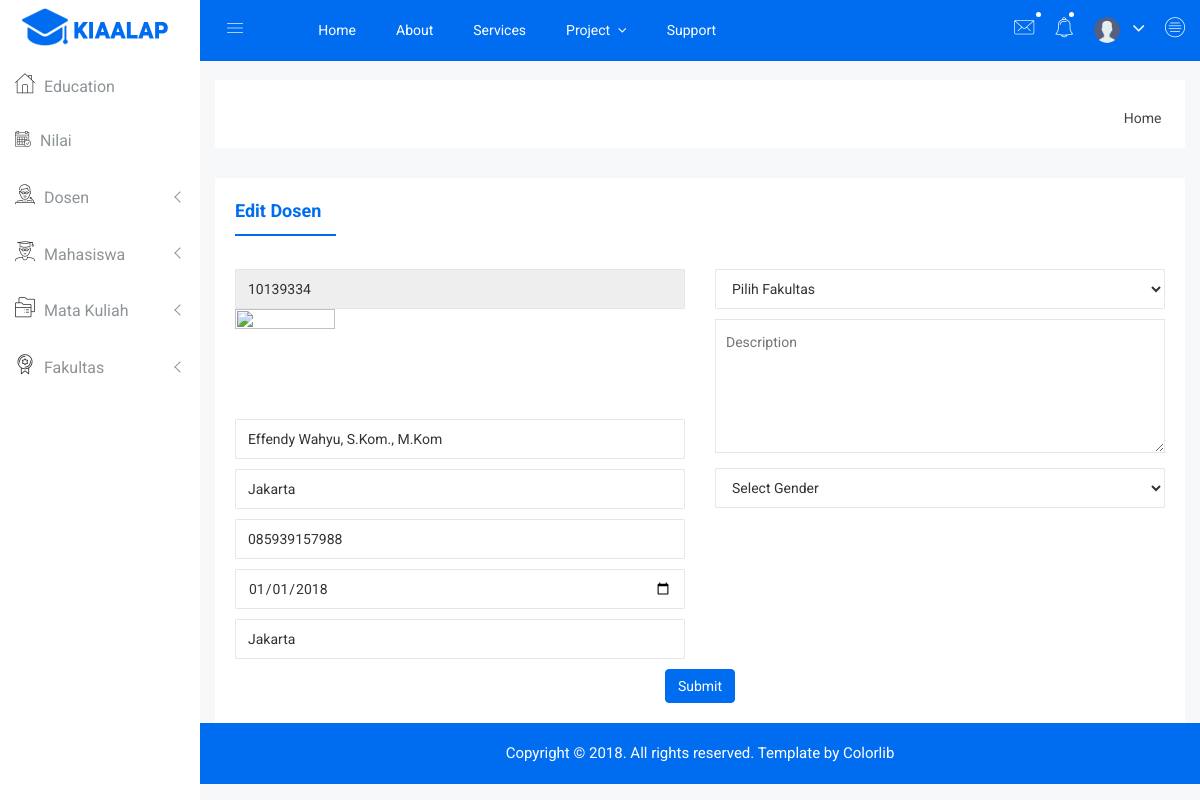
/kiaalap-master/admin.php?p=edit_dosen&id=10139334, run on the app's committed database.
### tables this page shows
CREATE TABLE `dosen` (
  `nid` int(11) NOT NULL,
  `nama_dosen` varchar(35) DEFAULT NULL,
  `alamat_dosen` text,
  `tempat_lahir` text,
  `tgl_lahir` date DEFAULT NULL,
  `kd_fakultas` int(11) DEFAULT NULL,
  `jenkel` varchar(15) DEFAULT NULL,
  `no_hp` varchar(15) DEFAULT NULL,
  `deskripsi` text
);

### kiaalap-master/dashboard/edit-dosen.php (the view, shortened to what this page needs)
<?php
        $host = mysqli_connect("localhost","root","","sistem_akademik");
        $query = mysqli_query($host,"SELECT * FROM dosen");
        $arr = mysqli_fetch_array($query);
?>
<div class="col-lg-12 col-md-12 col-sm-12 col-xs-12">
                        <div class="product-payment-inner-st">
                            <ul id="myTabedu1" class="tab-review-design">
                                <li class="active"><a href="#description">Edit Dosen</a></li>
                            </ul>
                            <div id="myTabContent" class="tab-content custom-product-edit">
                                <div class="product-tab-list tab-pane fade active in" id="description">
                                    <div class="row">
                                        <div class="col-lg-12 col-md-12 col-sm-12 col-xs-12">
                                            <div class="review-content-section">
                                                <div id="dropzone1" class="pro-ad">
                                                    <form method="post" class="dropzone dropzone-custom needsclick add-professors" id="demo1-upload">
                                                        <div class="row">
                                                            <div class="col-lg-6 col-md-6 col-sm-6 col-xs-12">
                                                                <div class="form-group">
                                                                    <input name="nid" type="text" class="form-control" readonly value="<?php echo $arr['nid'] ?>">
                                                                    <td><img width="100" height="100" src="image/<?php echo $mhs["image"]; ?>"></td>
                                                                </div>
                                                                <div class="form-group">
                                                                    <input name="nama_lengkap" type="text" class="form-control" value="<?php echo $arr['nama_dosen'] ?>">
                                                                </div>
                                                                <div class="form-group">
                                                                    <input name="alamat" type="text" class="form-control" value="<?php echo $arr['alamat_dosen']; ?>">
                                                                </div>
                                                                <div class="form-group">
                                                                    <input name="no_hp" type="number" class="form-control" value="<?php echo $arr['no_hp']; ?>">
                                                                </div>
                                                                <div class="form-group">
                                                                    <input name="tgl_lahir" id="finish" type="date" class="form-control" value="<?php echo $arr['tgl_lahir']; ?>">
                                                                </div>
                                                                <div class="form-group">
                                                                    <input name="tempat_lahir" id="postcode" type="text" class="form-control" value="<?php echo $arr['tempat_lahir']; ?>">
                                                                </div>
                                                            </div>
                                                            <div class="col-lg-6 col-md-6 col-sm-6 col-xs-12">
                                                                <div class="form-group">
                                                                   <select name="fakultas" class="form-control">
                                                                       <option value="none" selected="" disabled="">Pilih Fakultas</option>
                                                                   </select>
                                                                </div>
                                                                <div class="form-group res-mg-t-15">
                                                                    <textarea name="deskripsi" placeholder="Description"></textarea>
                                                                </div>
                                                                <div class="form-group">
                                                                    <select name="jenkel" class="form-control">
																		<option value="none" selected="" disabled="">Select Gender</option>
																	</select>
                                                                </div>
                                                            </div>
                                                        </div>
                                                        <div class="row">
                                                            <div class="col-lg-12">
                                                                <div class="payment-adress">
                                                                    <button type="submit" name="simpan" class="btn btn-primary waves-effect waves-light">Submit</button>
                                                                </div>
                                                            </div>
                                                        </div>
                                                    </form>
                                                </div>
                                            </div>
                                        </div>
                                    </div>
                                </div>
                            </div>
                        </div>
                    </div>

### kiaalap-master/css/main.css (style rules this page uses)
html { color: #222; font-size: 1em; line-height: 1.4; }
audio, canvas, iframe, img, svg, video { vertical-align: middle; }
textarea { resize: vertical; }

### data on the page
dosen: nid "10139334", nama_lengkap "Effendy Wahyu, S.Kom., M.Kom", alamat "Jakarta", no_hp "085939157988", tgl_lahir "01/01/2018", tempat_lahir "Jakarta"
